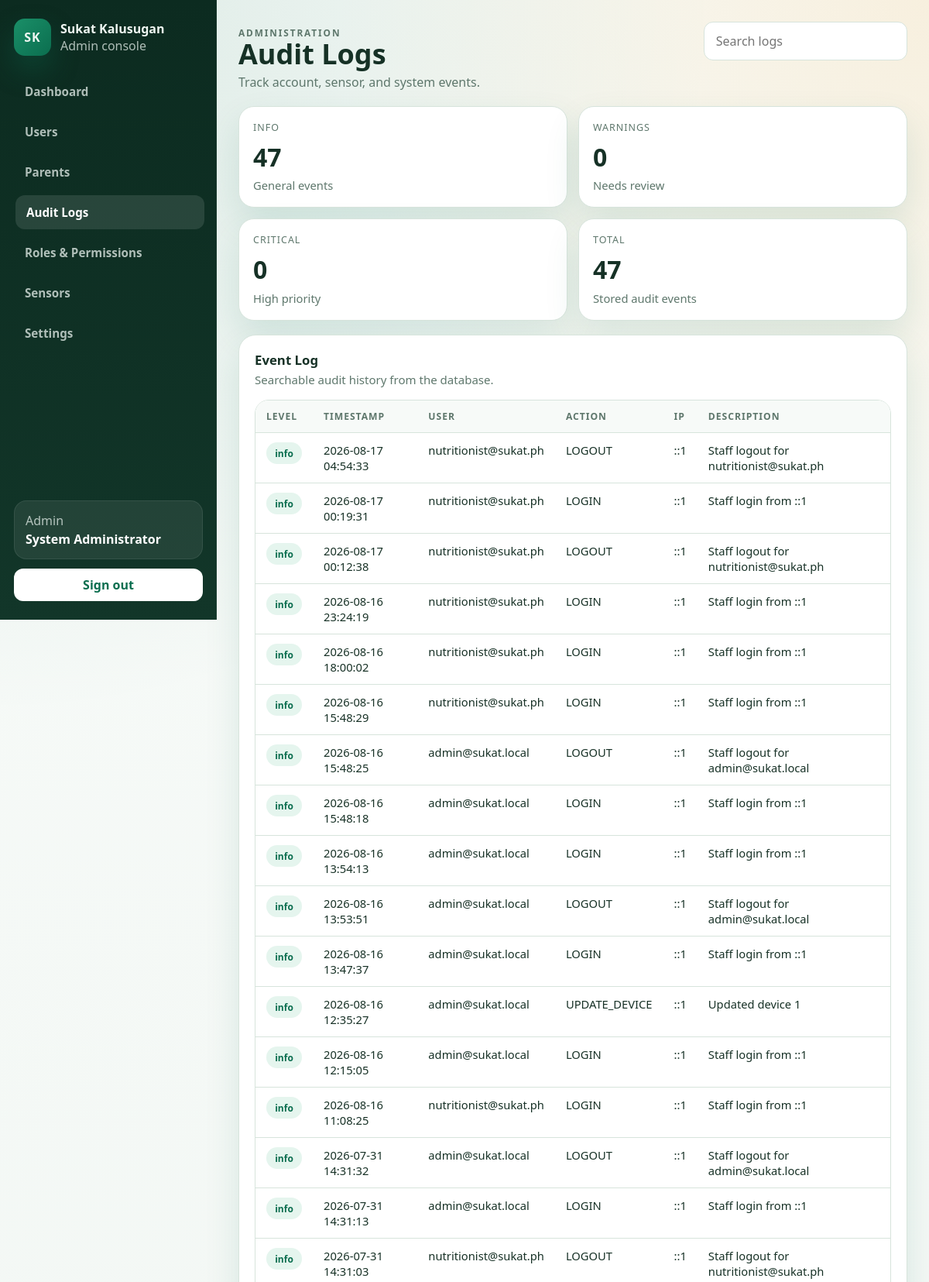
/admin/audit_logs.php (signed in, upper part), run on the app's committed database.
### tables this page shows
CREATE TABLE `audit_logs` (
  `id` int(10) UNSIGNED NOT NULL,
  `user_id` int(10) UNSIGNED DEFAULT NULL,
  `action` varchar(150) NOT NULL,
  `level` enum('info','warning','danger') NOT NULL DEFAULT 'info',
  `description` text DEFAULT NULL,
  `ip_address` varchar(45) DEFAULT NULL,
  `created_at` timestamp NOT NULL DEFAULT current_timestamp()
);

### public_html/admin/audit_logs.php (the view, shortened to what this page needs)
<?php
require_once __DIR__ . '/../includes/admin_helpers.php';
$levelCounts = [
    'info' => admin_scalar("SELECT COUNT(*) FROM audit_logs WHERE level = 'info'"),
    'warning' => admin_scalar("SELECT COUNT(*) FROM audit_logs WHERE level = 'warning'"),
    'danger' => admin_scalar("SELECT COUNT(*) FROM audit_logs WHERE level = 'danger'"),
];
$logs = admin_fetch_all(
    'SELECT a.id, a.action, a.level, a.description, a.ip_address, a.created_at, COALESCE(u.email, "System") AS actor
     FROM audit_logs a
     LEFT JOIN users u ON u.id = a.user_id
     ORDER BY a.created_at DESC, a.id DESC'
);
$actions = '<input class="admin-search" type="search" placeholder="Search logs" data-admin-filter="#audit-table">';
?>
<section class="admin-grid-cards">
    <article class="admin-card">
        <div class="admin-stat-label">Info</div>
        <div class="admin-stat-value"><?php echo (int)$levelCounts['info']; ?></div>
        <div class="admin-stat-note">General events</div>
    </article>
    <article class="admin-card">
        <div class="admin-stat-label">Warnings</div>
        <div class="admin-stat-value"><?php echo (int)$levelCounts['warning']; ?></div>
        <div class="admin-stat-note">Needs review</div>
    </article>
    <article class="admin-card">
        <div class="admin-stat-label">Critical</div>
        <div class="admin-stat-value"><?php echo (int)$levelCounts['danger']; ?></div>
        <div class="admin-stat-note">High priority</div>
    </article>
    <article class="admin-card">
        <div class="admin-stat-label">Total</div>
        <div class="admin-stat-value"><?php echo count($logs); ?></div>
        <div class="admin-stat-note">Stored audit events</div>
    </article>
</section>
<section class="admin-section">
    <div class="admin-section-head">
        <div>
            <h2 class="admin-section-title">Event Log</h2>
            <p class="admin-section-subtitle">Searchable audit history from the database.</p>
        </div>
    </div>
    <div class="admin-table-wrap">
        <table class="admin-table" id="audit-table">
            <thead>
                <tr>
                    <th>Level</th>
                    <th>Timestamp</th>
                    <th>User</th>
                    <th>Action</th>
                    <th>IP</th>
                    <th>Description</th>
                </tr>
            </thead>
            <tbody>
                <?php foreach ($logs as $log): ?>
                    <?php
                    $pillClass = $log['level'] === 'danger' ? 'is-danger' : ($log['level'] === 'warning' ? 'is-warn' : 'is-success');
                    ?>
                    <tr data-filter-text="<?php echo admin_e(strtolower($log['actor'] . ' ' . $log['action'] . ' ' . ($log['description'] ?? ''))); ?>">
                        <td><span class="admin-pill <?php echo $pillClass; ?>"><?php echo admin_e($log['level']); ?></span></td>
                        <td><?php echo admin_e((string)$log['created_at']); ?></td>
                        <td><?php echo admin_e($log['actor']); ?></td>
                        <td><?php echo admin_e($log['action']); ?></td>
                        <td><?php echo admin_e((string)($log['ip_address'] ?? 'n/a')); ?></td>
                        <td><?php echo admin_e($log['description'] ?? ''); ?></td>
                    </tr>
                <?php endforeach; ?>
            </tbody>
        </table>
    </div>
</section>

### public_html/assets/css/app.css (style rules this page uses)
:root { --bg: #f4f7f5; --surface: #ffffff; --surface-alt: #edf7f1; --border: #d8e4dd; --text: #173126; --muted: #5f766c; --primary: #0b6e4f; --primary-strong: #07513a; --accent: #f2a93b; --error: #c93b3b; --shadow: 0 30px 80px rgba(11, 110, 79, 0.12); --radius-xl: 32px; --radius-lg: 22px; --radius-md: 14px; --radius-sm: 10px; --font-display: "Trebuchet MS", "Segoe UI", sans-serif; --font-body: "Segoe UI", "Helvetica Neue", Arial, sans-serif; }
* { box-sizing: border-box; }
html, body { margin: 0; min-height: 100%; }
body { font-family: var(--font-body); color: var(--text); background: radial-gradient( circle at top left, rgba(11, 110, 79, 0.16), transparent 34% ), radial-gradient( circle at right 20%, rgba(242, 169, 59, 0.16), transparent 28% ), linear-gradient(180deg, #f7faf8 0%, var(--bg) 100%); }
button, input, textarea, select { font: inherit; }

### public_html/assets/css/admin.css (style rules this page uses)
:root { --admin-bg: #eef4f0; --admin-surface: #ffffff; --admin-surface-alt: #f7faf8; --admin-border: #d7e4dc; --admin-text: #163126; --admin-muted: #5e776c; --admin-primary: #0b6e4f; --admin-primary-soft: #dff1ea; --admin-accent: #f2a93b; --admin-danger: #c93b3b; --admin-shadow: 0 20px 45px rgba(11, 110, 79, 0.12); }
.admin-page { background: radial-gradient(circle at top left, rgba(11, 110, 79, 0.12), transparent 24%), radial-gradient(circle at right top, rgba(242, 169, 59, 0.14), transparent 20%), linear-gradient(180deg, #f8fbf9 0%, var(--admin-bg) 100%); }
.admin-grid-cards { display: grid; grid-template-columns: repeat(4, minmax(0, 1fr)); gap: 14px; }
.admin-card { background: var(--admin-surface); border: 1px solid var(--admin-border); border-radius: 20px; padding: 18px; box-shadow: var(--admin-shadow); }
.admin-stat-label { font-size: 0.78rem; text-transform: uppercase; letter-spacing: 0.08em; color: var(--admin-muted); }
.admin-stat-value { margin-top: 0.5rem; font-size: 2rem; font-weight: 800; color: var(--admin-text); }
.admin-stat-note { margin-top: 0.35rem; color: var(--admin-muted); font-size: 0.92rem; }
.admin-section { background: var(--admin-surface); border: 1px solid var(--admin-border); border-radius: 22px; padding: 20px; box-shadow: var(--admin-shadow); }
.admin-section-head { display: flex; align-items: center; justify-content: space-between; gap: 12px; margin-bottom: 16px; }
.admin-section-title { margin: 0; color: var(--admin-text); font-size: 1.05rem; }
.admin-section-subtitle { margin: 0.25rem 0 0; color: var(--admin-muted); font-size: 0.94rem; }
.admin-table-wrap { overflow: auto; border: 1px solid var(--admin-border); border-radius: 18px; }
.admin-table { width: 100%; border-collapse: collapse; background: #fff; }
.admin-table thead { background: var(--admin-surface-alt); }
.admin-table th, .admin-table td { padding: 12px 14px; border-bottom: 1px solid var(--admin-border); text-align: left; vertical-align: top; font-size: 0.92rem; }
.admin-table th { color: var(--admin-muted); font-size: 0.76rem; letter-spacing: 0.08em; text-transform: uppercase; }
.admin-pill { display: inline-flex; align-items: center; gap: 6px; padding: 0.35rem 0.7rem; border-radius: 999px; font-size: 0.75rem; font-weight: 700; }
.admin-pill.is-success { background: #e5f5ee; color: var(--admin-primary); }
.admin-search { flex: 1 1 260px; border: 1px solid var(--admin-border); border-radius: 12px; padding: 0.82rem 0.95rem; background: #fff; }
@media (max-width: 1200px) { .admin-grid-cards, .admin-grid-3, .admin-grid-6 { grid-template-columns: repeat(2, minmax(0, 1fr)); } }

### data on the page
audit_logs: level "info", created_at "2026-08-17 04:54:33", actor "nutritionist@sukat.ph", action "LOGOUT", ip_address "::1", description "Staff logout for nutritionist@sukat.ph"
audit_logs: level "info", created_at "2026-08-17 00:19:31", actor "nutritionist@sukat.ph", action "LOGIN", ip_address "::1", description "Staff login from ::1"
audit_logs: level "info", created_at "2026-08-17 00:12:38", actor "nutritionist@sukat.ph", action "LOGOUT", ip_address "::1", description "Staff logout for nutritionist@sukat.ph"
audit_logs: level "info", created_at "2026-08-16 23:24:19", actor "nutritionist@sukat.ph", action "LOGIN", ip_address "::1", description "Staff login from ::1"
audit_logs: level "info", created_at "2026-08-16 18:00:02", actor "nutritionist@sukat.ph", action "LOGIN", ip_address "::1", description "Staff login from ::1"
audit_logs: level "info", created_at "2026-08-16 15:48:29", actor "nutritionist@sukat.ph", action "LOGIN", ip_address "::1", description "Staff login from ::1"
audit_logs: level "info", created_at "2026-08-16 15:48:25", actor "admin@sukat.local", action "LOGOUT", ip_address "::1", description "Staff logout for admin@sukat.local"
audit_logs: level "info", created_at "2026-08-16 15:48:18", actor "admin@sukat.local", action "LOGIN", ip_address "::1", description "Staff login from ::1"
audit_logs: level "info", created_at "2026-08-16 13:54:13", actor "admin@sukat.local", action "LOGIN", ip_address "::1", description "Staff login from ::1"
audit_logs: level "info", created_at "2026-08-16 13:53:51", actor "admin@sukat.local", action "LOGOUT", ip_address "::1", description "Staff logout for admin@sukat.local"
audit_logs: level "info", created_at "2026-08-16 13:47:37", actor "admin@sukat.local", action "LOGIN", ip_address "::1", description "Staff login from ::1"
audit_logs: level "info", created_at "2026-08-16 12:35:27", actor "admin@sukat.local", action "UPDATE_DEVICE", ip_address "::1", description "Updated device 1"
audit_logs: level "info", created_at "2026-08-16 12:15:05", actor "admin@sukat.local", action "LOGIN", ip_address "::1", description "Staff login from ::1"
audit_logs: level "info", created_at "2026-08-16 11:08:25", actor "nutritionist@sukat.ph", action "LOGIN", ip_address "::1", description "Staff login from ::1"
audit_logs: level "info", created_at "2026-07-31 14:31:32", actor "admin@sukat.local", action "LOGOUT", ip_address "::1", description "Staff logout for admin@sukat.local"
audit_logs: level "info", created_at "2026-07-31 14:31:13", actor "admin@sukat.local", action "LOGIN", ip_address "::1", description "Staff login from ::1"
audit_logs: level "info", created_at "2026-07-31 14:31:03", actor "nutritionist@sukat.ph", action "LOGOUT", ip_address "::1", description "Staff logout for nutritionist@sukat.ph"

### other printed values
admin_e($item['label']) "Dashboard"
admin_e($item['label']) "Users"
admin_e($item['label']) "Parents"
admin_e($item['label']) "Audit Logs"
admin_e($item['label']) "Roles & Permissions"
admin_e($item['label']) "Sensors"
admin_e($item['label']) "Settings"
admin_e(ucfirst($userRole)) "Admin"
admin_e($userName) "System Administrator"
admin_e($title) "Audit Logs"
admin_e($subtitle) "Track account, sensor, and system events."
$levelCounts['info'] "47"
$levelCounts['warning'] "0"
$levelCounts['danger'] "0"
count($logs) "47"
